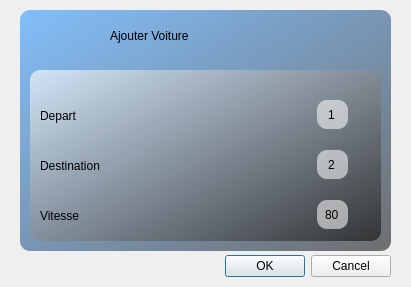
<?xml version="1.0" encoding="UTF-8"?>
<ui version="4.0">
 <class>MyWidget</class>
 <widget class="QDialog" name="MyWidget">
  <property name="geometry">
   <rect>
    <x>0</x>
    <y>0</y>
    <width>411</width>
    <height>287</height>
   </rect>
  </property>
  <property name="windowTitle">
   <string>Dialog</string>
  </property>
  <property name="styleSheet">
   <string notr="true">#MyWidget{
	background-image: url(:/5715220_e673.jpg);
}
#label{
	font: 600 20pt &quot;Segoe UI Variable Text Semibold&quot;;
}
#label_2{
	font: 600 13pt &quot;Segoe UI Variable Text Semibold&quot;;
}
#label_3{
	font: 600 13pt &quot;Segoe UI Variable Text Semibold&quot;;
}
#label_4{
	font: 600 13pt &quot;Segoe UI Variable Text Semibold&quot;;
}
#spinBox, #spinBox_2, #spinBox_3{
	background-color: qlineargradient(spread:pad, x1:0, y1:0, x2:1, y2:1, stop:0 rgba(255, 255, 255, 140), stop:1 rgba(255, 255, 255, 140));
border: 0px solid;
border-radius: 10px;
width: 10px;
text-align: left;
}</string>
  </property>
  <widget class="QDialogButtonBox" name="buttonBox">
   <property name="geometry">
    <rect>
     <x>50</x>
     <y>250</y>
     <width>341</width>
     <height>32</height>
    </rect>
   </property>
   <property name="orientation">
    <enum>Qt::Horizontal</enum>
   </property>
   <property name="standardButtons">
    <set>QDialogButtonBox::Cancel|QDialogButtonBox::Ok</set>
   </property>
  </widget>
  <widget class="QFrame" name="frame">
   <property name="geometry">
    <rect>
     <x>20</x>
     <y>10</y>
     <width>371</width>
     <height>241</height>
    </rect>
   </property>
   <property name="acceptDrops">
    <bool>false</bool>
   </property>
   <property name="autoFillBackground">
    <bool>false</bool>
   </property>
   <property name="styleSheet">
    <string notr="true">#frame{
	background-color: qlineargradient(spread:pad, x1:0, y1:0, x2:1, y2:1, stop:0 rgba(85, 170, 255, 180), stop:1 rgba(0, 0, 0, 138));
border-radius: 10px;
}
</string>
   </property>
   <property name="frameShape">
    <enum>QFrame::StyledPanel</enum>
   </property>
   <property name="frameShadow">
    <enum>QFrame::Raised</enum>
   </property>
   <widget class="QLabel" name="label">
    <property name="geometry">
     <rect>
      <x>90</x>
      <y>0</y>
      <width>291</width>
      <height>51</height>
     </rect>
    </property>
    <property name="styleSheet">
     <string notr="true"/>
    </property>
    <property name="text">
     <string>Ajouter Voiture</string>
    </property>
   </widget>
   <widget class="QFrame" name="frame_2">
    <property name="geometry">
     <rect>
      <x>10</x>
      <y>60</y>
      <width>351</width>
      <height>171</height>
     </rect>
    </property>
    <property name="styleSheet">
     <string notr="true">#frame_2{
	background-color: qlineargradient(spread:pad, x1:0, y1:0, x2:1, y2:1, stop:0 rgba(255, 255, 255, 164), stop:1 rgba(0, 0, 0, 139));
	border-radius: 10px;
}
#frame_2:hover{
	
	background-color: qlineargradient(spread:pad, x1:0, y1:0, x2:1, y2:1, stop:0 rgba(139, 158, 175, 174), stop:1 rgba(0, 0, 0, 139));
}</string>
    </property>
    <property name="frameShape">
     <enum>QFrame::StyledPanel</enum>
    </property>
    <property name="frameShadow">
     <enum>QFrame::Raised</enum>
    </property>
    <widget class="QLabel" name="label_4">
     <property name="geometry">
      <rect>
       <x>10</x>
       <y>120</y>
       <width>121</width>
       <height>51</height>
      </rect>
     </property>
     <property name="styleSheet">
      <string notr="true"/>
     </property>
     <property name="text">
      <string>Vitesse</string>
     </property>
    </widget>
    <widget class="QLabel" name="label_3">
     <property name="geometry">
      <rect>
       <x>10</x>
       <y>70</y>
       <width>121</width>
       <height>51</height>
      </rect>
     </property>
     <property name="styleSheet">
      <string notr="true"/>
     </property>
     <property name="text">
      <string>Destination</string>
     </property>
    </widget>
    <widget class="QLabel" name="label_2">
     <property name="geometry">
      <rect>
       <x>10</x>
       <y>20</y>
       <width>71</width>
       <height>51</height>
      </rect>
     </property>
     <property name="styleSheet">
      <string notr="true"/>
     </property>
     <property name="text">
      <string>Depart</string>
     </property>
    </widget>
    <widget class="QSpinBox" name="spinBox_3">
     <property name="geometry">
      <rect>
       <x>287</x>
       <y>130</y>
       <width>31</width>
       <height>29</height>
      </rect>
     </property>
     <property name="frame">
      <bool>false</bool>
     </property>
     <property name="alignment">
      <set>Qt::AlignCenter</set>
     </property>
     <property name="buttonSymbols">
      <enum>QAbstractSpinBox::NoButtons</enum>
     </property>
     <property name="minimum">
      <number>1</number>
     </property>
     <property name="maximum">
      <number>1000</number>
     </property>
     <property name="value">
      <number>80</number>
     </property>
    </widget>
    <widget class="QSpinBox" name="spinBox_2">
     <property name="geometry">
      <rect>
       <x>287</x>
       <y>80</y>
       <width>31</width>
       <height>29</height>
      </rect>
     </property>
     <property name="layoutDirection">
      <enum>Qt::LeftToRight</enum>
     </property>
     <property name="styleSheet">
      <string notr="true"/>
     </property>
     <property name="wrapping">
      <bool>false</bool>
     </property>
     <property name="frame">
      <bool>false</bool>
     </property>
     <property name="alignment">
      <set>Qt::AlignCenter</set>
     </property>
     <property name="buttonSymbols">
      <enum>QAbstractSpinBox::NoButtons</enum>
     </property>
     <property name="accelerated">
      <bool>false</bool>
     </property>
     <property name="minimum">
      <number>1</number>
     </property>
     <property name="maximum">
      <number>4</number>
     </property>
     <property name="value">
      <number>2</number>
     </property>
    </widget>
    <widget class="QSpinBox" name="spinBox">
     <property name="geometry">
      <rect>
       <x>287</x>
       <y>30</y>
       <width>31</width>
       <height>29</height>
      </rect>
     </property>
     <property name="layoutDirection">
      <enum>Qt::LeftToRight</enum>
     </property>
     <property name="styleSheet">
      <string notr="true"/>
     </property>
     <property name="wrapping">
      <bool>false</bool>
     </property>
     <property name="frame">
      <bool>false</bool>
     </property>
     <property name="alignment">
      <set>Qt::AlignCenter</set>
     </property>
     <property name="buttonSymbols">
      <enum>QAbstractSpinBox::NoButtons</enum>
     </property>
     <property name="accelerated">
      <bool>false</bool>
     </property>
     <property name="minimum">
      <number>1</number>
     </property>
     <property name="maximum">
      <number>4</number>
     </property>
    </widget>
   </widget>
   <zorder>frame_2</zorder>
   <zorder>label</zorder>
  </widget>
 </widget>
 <resources/>
 <connections>
  <connection>
   <sender>buttonBox</sender>
   <signal>accepted()</signal>
   <receiver>MyWidget</receiver>
   <slot>accept()</slot>
   <hints>
    <hint type="sourcelabel">
     <x>248</x>
     <y>254</y>
    </hint>
    <hint type="destinationlabel">
     <x>157</x>
     <y>274</y>
    </hint>
   </hints>
  </connection>
  <connection>
   <sender>buttonBox</sender>
   <signal>rejected()</signal>
   <receiver>MyWidget</receiver>
   <slot>reject()</slot>
   <hints>
    <hint type="sourcelabel">
     <x>316</x>
     <y>260</y>
    </hint>
    <hint type="destinationlabel">
     <x>286</x>
     <y>274</y>
    </hint>
   </hints>
  </connection>
 </connections>
</ui>
